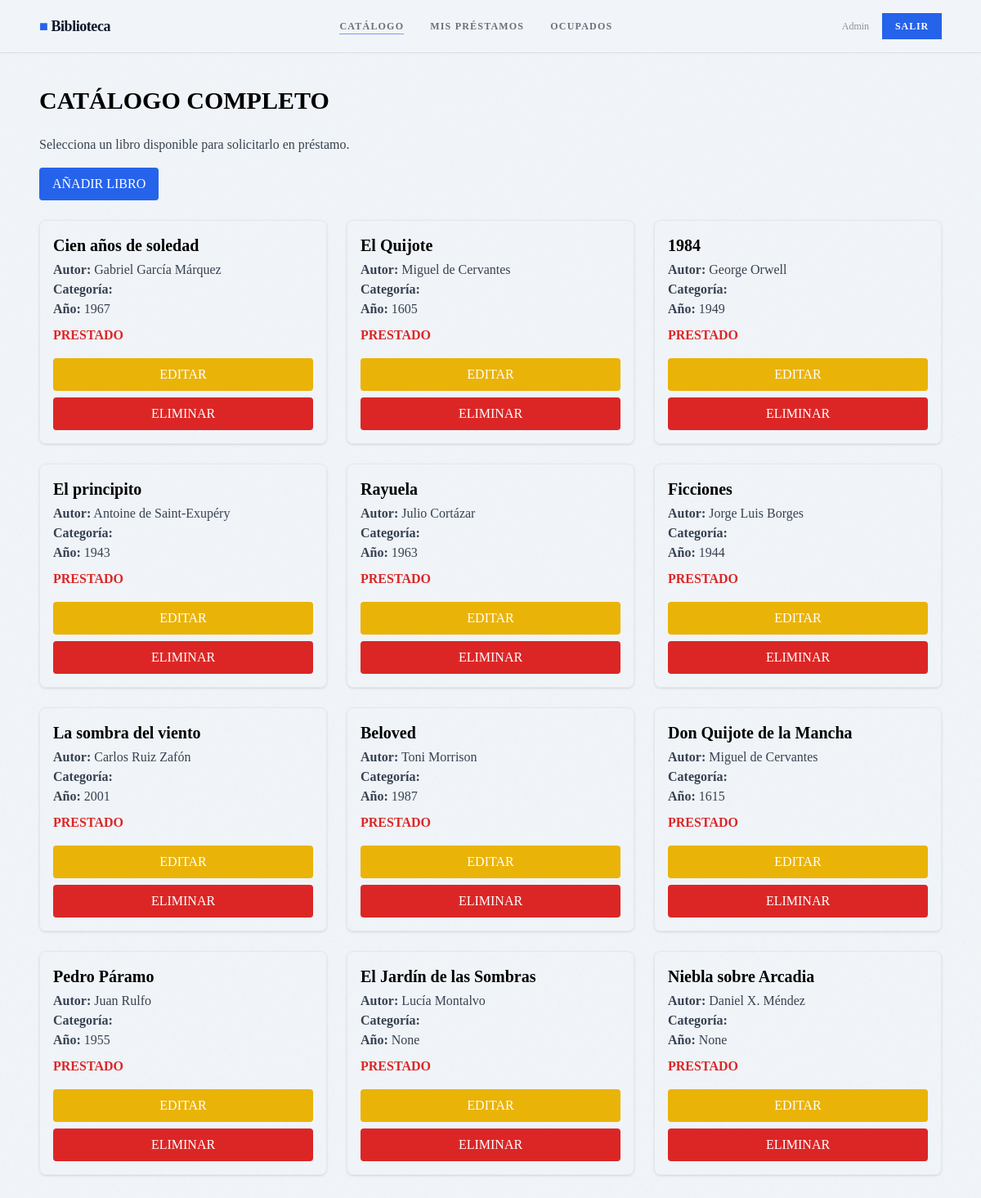
/books (signed in), run on the app's committed database.
### tables this page shows
CREATE TABLE books (
            id          INTEGER PRIMARY KEY AUTOINCREMENT,
            title       TEXT    NOT NULL,
            author      TEXT    NOT NULL,
            genre       TEXT,
            year        INTEGER,
            cover_color TEXT    DEFAULT '#3D5A47',
            available   INTEGER DEFAULT 1,
            UNIQUE(title, author)   -- Evita duplicados reales
        );

### app.py (the view)
    @app.route('/books')
    @login_required
    def books():
        conn = app.get_db_connection()
        books = conn.execute("SELECT * FROM books").fetchall()
        conn.close()
        return render_template('books.html', books=books)

### templates/books.html (shortened to what this page needs)
{% extends "base.html" %}
{% block content %}
<h1 class="font-display text-3xl font-bold mb-6">CATÁLOGO COMPLETO</h1>
<p class="mb-4 text-gray-700">Selecciona un libro disponible para solicitarlo en préstamo.</p>
<a href="{{ url_for('add_book') }}"
   class="px-4 py-2 bg-blue-600 text-white rounded hover:bg-blue-700 transition inline-block mb-6">
  AÑADIR LIBRO
</a>
<div class="grid grid-cols-1 md:grid-cols-2 lg:grid-cols-3 gap-6">
  {% for book in books %}
  <div class="border rounded-lg p-4 shadow hover:shadow-lg transition">
    <h2 class="text-xl font-bold mb-1">{{ book.title }}</h2>
    <p class="text-gray-700"><strong>Autor:</strong> {{ book.author }}</p>
    <p class="text-gray-700"><strong>Categoría:</strong> {{ book.category }}</p>
    <p class="text-gray-700"><strong>Año:</strong> {{ book.year }}</p>
    <p class="mt-2">
      {% if book.status == "DISPONIBLE" %}
        <span class="text-green-600 font-semibold">DISPONIBLE</span>
      {% else %}
        <span class="text-red-600 font-semibold">PRESTADO</span>
      {% endif %}
    </p>
    <div class="mt-4 flex flex-col space-y-2">
      <a href="{{ url_for('edit_book', book_id=book.id) }}"
         class="w-full text-center px-4 py-2 bg-yellow-500 text-white rounded hover:bg-yellow-600 transition">
        EDITAR
      </a>
      <form action="{{ url_for('delete_book', book_id=book.id) }}" method="POST">
        <button class="w-full px-4 py-2 bg-red-600 text-white rounded hover:bg-red-700 transition"
                onclick="return confirm('¿Eliminar libro?')">
          ELIMINAR
        </button>
      </form>
    </div>
  </div>
  {% endfor %}
</div>
{% endblock %}

### templates/base.html (shortened to what this page needs)
<!DOCTYPE html>
<html lang="es">
<head>
  <script src="https://cdn.tailwindcss.com"></script>
</head>
<body class="noise bg-light min-h-screen">
  {% if session.user_id %}
  <nav class="relative z-20 border-b border-dark border-opacity-10 bg-light bg-opacity-90 backdrop-blur-sm">
    <div class="max-w-6xl mx-auto px-6 flex items-center justify-between h-16">
      <a href="{{ url_for('dashboard') }}"
         class="font-extrabold text-lg text-dark tracking-tight">
        <span class="text-accent">■</span> Biblioteca
      </a>
      <div class="hidden md:flex items-center gap-8 text-xs font-semibold uppercase tracking-widest">
        <a href="{{ url_for('books') }}"
           class="nav-link text-dark opacity-60 hover:opacity-100 {% if request.endpoint=='books' %}active opacity-100{% endif %}">
           Catálogo
        </a>
        <a href="{{ url_for('my_loans') }}"
           class="nav-link text-dark opacity-60 hover:opacity-100 {% if request.endpoint=='my_loans' %}active opacity-100{% endif %}">
           Mis préstamos
        </a>
        <a href="{{ url_for('occupied') }}"
           class="nav-link text-dark opacity-60 hover:opacity-100 {% if request.endpoint=='occupied' %}active opacity-100{% endif %}">
           Ocupados
        </a>
      </div>
      <div class="flex items-center gap-4">
        <span class="hidden md:inline text-xs opacity-40">
          {{ session.user_name }}
        </span>
        <a href="{{ url_for('logout') }}" class="btn-secondary text-xs py-2 px-4">
          <span>Salir</span>
        </a>
      </div>
    </div>
  </nav>
  {% endif %}
  <main class="relative z-10 max-w-6xl mx-auto px-6 py-10">
    {% block content %}{% endblock %}
  </main>
</body>
</html>

### templates/base.html (style rules this page uses)
body { font-family:'Times New Roman', serif; }
h1,h2,h3,h4,label,nav { font-family:'Times New Roman', serif; }
.noise::before { content:''; position:fixed; inset:0; pointer-events:none; z-index:0; }
.nav-link { position:relative; }
.nav-link::after { content:''; position:absolute; left:0; bottom:-2px; width:0; height:1.5px; background:#2563eb; transition:width .3s; }
.nav-link:hover::after, .nav-link.active::after { width:100%; }
.btn-secondary { background:#2563eb; color:#ffffff; font-weight:600; letter-spacing:.07em; text-transform:uppercase; font-size:.75rem; padding:10px 24px; border:none; cursor:pointer; position:relative; overflow:hidden; transition:.3s; display:inline-block; text-decoration:none; }
.btn-secondary::after { content:''; position:absolute; left:-100%; top:0; width:100%; height:100%; background:#0f172a; transition:left .35s ease; z-index:0; }
.btn-secondary span { position:relative; z-index:1; }

### data on the page
books: title "Cien años de soledad", author "Gabriel García Márquez", year "1967"
books: title "El Quijote", author "Miguel de Cervantes", year "1605"
books: title "1984", author "George Orwell", year "1949"
books: title "El principito", author "Antoine de Saint-Exupéry", year "1943"
books: title "Rayuela", author "Julio Cortázar", year "1963"
books: title "Ficciones", author "Jorge Luis Borges", year "1944"
books: title "La sombra del viento", author "Carlos Ruiz Zafón", year "2001"
books: title "Beloved", author "Toni Morrison", year "1987"
books: title "Don Quijote de la Mancha", author "Miguel de Cervantes", year "1615"
books: title "Pedro Páramo", author "Juan Rulfo", year "1955"
books: title "El Jardín de las Sombras", author "Lucía Montalvo", year "None"
books: title "Niebla sobre Arcadia", author "Daniel X. Méndez", year "None"

### other printed values
{{ session.user_name }} "Admin"
